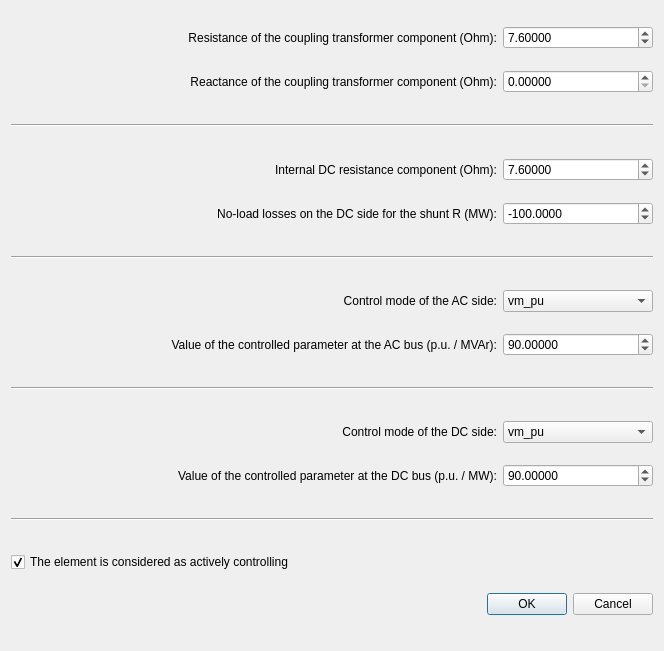
<?xml version="1.0" encoding="UTF-8"?>
<ui version="4.0">
 <class>Dialog</class>
 <widget class="QDialog" name="Dialog">
  <property name="geometry">
   <rect>
    <x>0</x>
    <y>0</y>
    <width>664</width>
    <height>651</height>
   </rect>
  </property>
  <property name="sizePolicy">
   <sizepolicy hsizetype="Preferred" vsizetype="Minimum">
    <horstretch>0</horstretch>
    <verstretch>0</verstretch>
   </sizepolicy>
  </property>
  <property name="minimumSize">
   <size>
    <width>664</width>
    <height>651</height>
   </size>
  </property>
  <property name="maximumSize">
   <size>
    <width>664</width>
    <height>651</height>
   </size>
  </property>
  <property name="windowTitle">
   <string>Dialog</string>
  </property>
  <layout class="QVBoxLayout" name="verticalLayout">
   <item>
    <layout class="QHBoxLayout" name="horizontalLayout_5">
     <item>
      <spacer name="horizontalSpacer_5">
       <property name="orientation">
        <enum>Qt::Orientation::Horizontal</enum>
       </property>
       <property name="sizeHint" stdset="0">
        <size>
         <width>40</width>
         <height>20</height>
        </size>
       </property>
      </spacer>
     </item>
     <item>
      <widget class="QLabel" name="label_5">
       <property name="text">
        <string>Resistance of the coupling transformer component (Ohm):</string>
       </property>
       <property name="alignment">
        <set>Qt::AlignmentFlag::AlignRight|Qt::AlignmentFlag::AlignTrailing|Qt::AlignmentFlag::AlignVCenter</set>
       </property>
      </widget>
     </item>
     <item>
      <widget class="QDoubleSpinBox" name="r_ohm">
       <property name="minimumSize">
        <size>
         <width>150</width>
         <height>0</height>
        </size>
       </property>
       <property name="decimals">
        <number>5</number>
       </property>
       <property name="minimum">
        <double>0.000000000000000</double>
       </property>
       <property name="maximum">
        <double>10000.000000000000000</double>
       </property>
       <property name="singleStep">
        <double>1.000000000000000</double>
       </property>
       <property name="value">
        <double>7.600000000000000</double>
       </property>
      </widget>
     </item>
    </layout>
   </item>
   <item>
    <layout class="QHBoxLayout" name="horizontalLayout_4">
     <item>
      <spacer name="horizontalSpacer_2">
       <property name="orientation">
        <enum>Qt::Orientation::Horizontal</enum>
       </property>
       <property name="sizeHint" stdset="0">
        <size>
         <width>40</width>
         <height>20</height>
        </size>
       </property>
      </spacer>
     </item>
     <item>
      <widget class="QLabel" name="label_4">
       <property name="text">
        <string>Reactance of the coupling transformer component (Ohm):</string>
       </property>
       <property name="alignment">
        <set>Qt::AlignmentFlag::AlignRight|Qt::AlignmentFlag::AlignTrailing|Qt::AlignmentFlag::AlignVCenter</set>
       </property>
      </widget>
     </item>
     <item>
      <widget class="QDoubleSpinBox" name="x_ohm">
       <property name="minimumSize">
        <size>
         <width>150</width>
         <height>0</height>
        </size>
       </property>
       <property name="decimals">
        <number>5</number>
       </property>
       <property name="minimum">
        <double>0.000000000000000</double>
       </property>
       <property name="maximum">
        <double>10000.000000000000000</double>
       </property>
       <property name="singleStep">
        <double>1.000000000000000</double>
       </property>
       <property name="value">
        <double>0.000000000000000</double>
       </property>
      </widget>
     </item>
    </layout>
   </item>
   <item>
    <spacer name="verticalSpacer_2">
     <property name="orientation">
      <enum>Qt::Orientation::Vertical</enum>
     </property>
     <property name="sizeType">
      <enum>QSizePolicy::Policy::Fixed</enum>
     </property>
     <property name="sizeHint" stdset="0">
      <size>
       <width>20</width>
       <height>10</height>
      </size>
     </property>
    </spacer>
   </item>
   <item>
    <widget class="Line" name="line">
     <property name="orientation">
      <enum>Qt::Orientation::Horizontal</enum>
     </property>
    </widget>
   </item>
   <item>
    <spacer name="verticalSpacer_3">
     <property name="orientation">
      <enum>Qt::Orientation::Vertical</enum>
     </property>
     <property name="sizeType">
      <enum>QSizePolicy::Policy::Fixed</enum>
     </property>
     <property name="sizeHint" stdset="0">
      <size>
       <width>20</width>
       <height>10</height>
      </size>
     </property>
    </spacer>
   </item>
   <item>
    <layout class="QHBoxLayout" name="horizontalLayout_9">
     <item>
      <spacer name="horizontalSpacer_8">
       <property name="orientation">
        <enum>Qt::Orientation::Horizontal</enum>
       </property>
       <property name="sizeHint" stdset="0">
        <size>
         <width>40</width>
         <height>20</height>
        </size>
       </property>
      </spacer>
     </item>
     <item>
      <widget class="QLabel" name="label_9">
       <property name="text">
        <string>Internal DC resistance component (Ohm):</string>
       </property>
       <property name="alignment">
        <set>Qt::AlignmentFlag::AlignRight|Qt::AlignmentFlag::AlignTrailing|Qt::AlignmentFlag::AlignVCenter</set>
       </property>
      </widget>
     </item>
     <item>
      <widget class="QDoubleSpinBox" name="r_dc_ohm">
       <property name="minimumSize">
        <size>
         <width>150</width>
         <height>0</height>
        </size>
       </property>
       <property name="decimals">
        <number>5</number>
       </property>
       <property name="minimum">
        <double>0.000000000000000</double>
       </property>
       <property name="maximum">
        <double>10000.000000000000000</double>
       </property>
       <property name="singleStep">
        <double>1.000000000000000</double>
       </property>
       <property name="value">
        <double>7.600000000000000</double>
       </property>
      </widget>
     </item>
    </layout>
   </item>
   <item>
    <layout class="QHBoxLayout" name="horizontalLayout_7">
     <item>
      <spacer name="horizontalSpacer_6">
       <property name="orientation">
        <enum>Qt::Orientation::Horizontal</enum>
       </property>
       <property name="sizeHint" stdset="0">
        <size>
         <width>40</width>
         <height>20</height>
        </size>
       </property>
      </spacer>
     </item>
     <item>
      <widget class="QLabel" name="label_7">
       <property name="text">
        <string>No-load losses on the DC side for the shunt R (MW):</string>
       </property>
       <property name="alignment">
        <set>Qt::AlignmentFlag::AlignRight|Qt::AlignmentFlag::AlignTrailing|Qt::AlignmentFlag::AlignVCenter</set>
       </property>
      </widget>
     </item>
     <item>
      <widget class="QDoubleSpinBox" name="pl_dc_mw">
       <property name="minimumSize">
        <size>
         <width>150</width>
         <height>0</height>
        </size>
       </property>
       <property name="decimals">
        <number>4</number>
       </property>
       <property name="minimum">
        <double>-50000.000000000000000</double>
       </property>
       <property name="maximum">
        <double>50000.000000000000000</double>
       </property>
       <property name="singleStep">
        <double>10.000000000000000</double>
       </property>
       <property name="value">
        <double>-100.000000000000000</double>
       </property>
      </widget>
     </item>
    </layout>
   </item>
   <item>
    <spacer name="verticalSpacer_4">
     <property name="orientation">
      <enum>Qt::Orientation::Vertical</enum>
     </property>
     <property name="sizeType">
      <enum>QSizePolicy::Policy::Fixed</enum>
     </property>
     <property name="sizeHint" stdset="0">
      <size>
       <width>20</width>
       <height>10</height>
      </size>
     </property>
    </spacer>
   </item>
   <item>
    <widget class="Line" name="line_2">
     <property name="orientation">
      <enum>Qt::Orientation::Horizontal</enum>
     </property>
    </widget>
   </item>
   <item>
    <spacer name="verticalSpacer_5">
     <property name="orientation">
      <enum>Qt::Orientation::Vertical</enum>
     </property>
     <property name="sizeType">
      <enum>QSizePolicy::Policy::Fixed</enum>
     </property>
     <property name="sizeHint" stdset="0">
      <size>
       <width>20</width>
       <height>10</height>
      </size>
     </property>
    </spacer>
   </item>
   <item>
    <layout class="QHBoxLayout" name="horizontalLayout_6">
     <item>
      <spacer name="horizontalSpacer_3">
       <property name="orientation">
        <enum>Qt::Orientation::Horizontal</enum>
       </property>
       <property name="sizeHint" stdset="0">
        <size>
         <width>40</width>
         <height>20</height>
        </size>
       </property>
      </spacer>
     </item>
     <item>
      <widget class="QLabel" name="label_6">
       <property name="toolTip">
        <string>&lt;html&gt;&lt;head/&gt;&lt;body&gt;&lt;p&gt;&lt;span style=&quot; font-family:'Lato','proxima-nova','Helvetica Neue','Arial','sans-serif'; font-size:16px; color:#404040; background-color:#fcfcfc;&quot;&gt;Used if the device is not controllable, otherwise it is the starting point in the power flow calculation.&lt;/span&gt;&lt;/p&gt;&lt;/body&gt;&lt;/html&gt;</string>
       </property>
       <property name="text">
        <string>Control mode of the AC side:</string>
       </property>
       <property name="alignment">
        <set>Qt::AlignmentFlag::AlignRight|Qt::AlignmentFlag::AlignTrailing|Qt::AlignmentFlag::AlignVCenter</set>
       </property>
      </widget>
     </item>
     <item>
      <widget class="QComboBox" name="control_mode_ac">
       <property name="minimumSize">
        <size>
         <width>150</width>
         <height>0</height>
        </size>
       </property>
       <item>
        <property name="text">
         <string>vm_pu</string>
        </property>
       </item>
       <item>
        <property name="text">
         <string>q_mvar</string>
        </property>
       </item>
       <item>
        <property name="text">
         <string>slack</string>
        </property>
       </item>
      </widget>
     </item>
    </layout>
   </item>
   <item>
    <layout class="QHBoxLayout" name="horizontalLayout">
     <item>
      <spacer name="horizontalSpacer">
       <property name="orientation">
        <enum>Qt::Orientation::Horizontal</enum>
       </property>
       <property name="sizeHint" stdset="0">
        <size>
         <width>40</width>
         <height>20</height>
        </size>
       </property>
      </spacer>
     </item>
     <item>
      <widget class="QLabel" name="label">
       <property name="text">
        <string>Value of the controlled parameter at the AC bus (p.u. / MVAr):</string>
       </property>
       <property name="alignment">
        <set>Qt::AlignmentFlag::AlignRight|Qt::AlignmentFlag::AlignTrailing|Qt::AlignmentFlag::AlignVCenter</set>
       </property>
      </widget>
     </item>
     <item>
      <widget class="QDoubleSpinBox" name="control_value_ac">
       <property name="minimumSize">
        <size>
         <width>150</width>
         <height>0</height>
        </size>
       </property>
       <property name="decimals">
        <number>5</number>
       </property>
       <property name="minimum">
        <double>-10000.000000000000000</double>
       </property>
       <property name="maximum">
        <double>10000.000000000000000</double>
       </property>
       <property name="singleStep">
        <double>0.001000000000000</double>
       </property>
       <property name="value">
        <double>90.000000000000000</double>
       </property>
      </widget>
     </item>
    </layout>
   </item>
   <item>
    <spacer name="verticalSpacer_7">
     <property name="orientation">
      <enum>Qt::Orientation::Vertical</enum>
     </property>
     <property name="sizeType">
      <enum>QSizePolicy::Policy::Fixed</enum>
     </property>
     <property name="sizeHint" stdset="0">
      <size>
       <width>20</width>
       <height>10</height>
      </size>
     </property>
    </spacer>
   </item>
   <item>
    <widget class="Line" name="line_3">
     <property name="orientation">
      <enum>Qt::Orientation::Horizontal</enum>
     </property>
    </widget>
   </item>
   <item>
    <spacer name="verticalSpacer_6">
     <property name="orientation">
      <enum>Qt::Orientation::Vertical</enum>
     </property>
     <property name="sizeType">
      <enum>QSizePolicy::Policy::Fixed</enum>
     </property>
     <property name="sizeHint" stdset="0">
      <size>
       <width>20</width>
       <height>10</height>
      </size>
     </property>
    </spacer>
   </item>
   <item>
    <layout class="QHBoxLayout" name="horizontalLayout_8">
     <item>
      <spacer name="horizontalSpacer_7">
       <property name="orientation">
        <enum>Qt::Orientation::Horizontal</enum>
       </property>
       <property name="sizeHint" stdset="0">
        <size>
         <width>40</width>
         <height>20</height>
        </size>
       </property>
      </spacer>
     </item>
     <item>
      <widget class="QLabel" name="label_8">
       <property name="toolTip">
        <string>&lt;html&gt;&lt;head/&gt;&lt;body&gt;&lt;p&gt;&lt;span style=&quot; font-family:'Lato','proxima-nova','Helvetica Neue','Arial','sans-serif'; font-size:16px; color:#404040; background-color:#fcfcfc;&quot;&gt;Used if the device is not controllable, otherwise it is the starting point in the power flow calculation.&lt;/span&gt;&lt;/p&gt;&lt;/body&gt;&lt;/html&gt;</string>
       </property>
       <property name="text">
        <string>Control mode of the DC side:</string>
       </property>
       <property name="alignment">
        <set>Qt::AlignmentFlag::AlignRight|Qt::AlignmentFlag::AlignTrailing|Qt::AlignmentFlag::AlignVCenter</set>
       </property>
      </widget>
     </item>
     <item>
      <widget class="QComboBox" name="control_mode_dc">
       <property name="minimumSize">
        <size>
         <width>150</width>
         <height>0</height>
        </size>
       </property>
       <item>
        <property name="text">
         <string>vm_pu</string>
        </property>
       </item>
       <item>
        <property name="text">
         <string>p_mw</string>
        </property>
       </item>
      </widget>
     </item>
    </layout>
   </item>
   <item>
    <layout class="QHBoxLayout" name="horizontalLayout_2">
     <item>
      <spacer name="horizontalSpacer_4">
       <property name="orientation">
        <enum>Qt::Orientation::Horizontal</enum>
       </property>
       <property name="sizeHint" stdset="0">
        <size>
         <width>40</width>
         <height>20</height>
        </size>
       </property>
      </spacer>
     </item>
     <item>
      <widget class="QLabel" name="label_2">
       <property name="text">
        <string>Value of the controlled parameter at the DC bus (p.u. / MW):</string>
       </property>
       <property name="alignment">
        <set>Qt::AlignmentFlag::AlignRight|Qt::AlignmentFlag::AlignTrailing|Qt::AlignmentFlag::AlignVCenter</set>
       </property>
      </widget>
     </item>
     <item>
      <widget class="QDoubleSpinBox" name="control_value_dc">
       <property name="minimumSize">
        <size>
         <width>150</width>
         <height>0</height>
        </size>
       </property>
       <property name="decimals">
        <number>5</number>
       </property>
       <property name="minimum">
        <double>-10000.000000000000000</double>
       </property>
       <property name="maximum">
        <double>10000.000000000000000</double>
       </property>
       <property name="singleStep">
        <double>0.001000000000000</double>
       </property>
       <property name="value">
        <double>90.000000000000000</double>
       </property>
      </widget>
     </item>
    </layout>
   </item>
   <item>
    <spacer name="verticalSpacer_9">
     <property name="orientation">
      <enum>Qt::Orientation::Vertical</enum>
     </property>
     <property name="sizeType">
      <enum>QSizePolicy::Policy::Fixed</enum>
     </property>
     <property name="sizeHint" stdset="0">
      <size>
       <width>20</width>
       <height>10</height>
      </size>
     </property>
    </spacer>
   </item>
   <item>
    <widget class="Line" name="line_4">
     <property name="orientation">
      <enum>Qt::Orientation::Horizontal</enum>
     </property>
    </widget>
   </item>
   <item>
    <spacer name="verticalSpacer_8">
     <property name="orientation">
      <enum>Qt::Orientation::Vertical</enum>
     </property>
     <property name="sizeType">
      <enum>QSizePolicy::Policy::Fixed</enum>
     </property>
     <property name="sizeHint" stdset="0">
      <size>
       <width>20</width>
       <height>10</height>
      </size>
     </property>
    </spacer>
   </item>
   <item>
    <widget class="QCheckBox" name="controllable">
     <property name="sizeIncrement">
      <size>
       <width>2</width>
       <height>0</height>
      </size>
     </property>
     <property name="text">
      <string>The element is considered as actively controlling</string>
     </property>
     <property name="checked">
      <bool>true</bool>
     </property>
    </widget>
   </item>
   <item>
    <widget class="QDialogButtonBox" name="buttonBox">
     <property name="orientation">
      <enum>Qt::Orientation::Horizontal</enum>
     </property>
     <property name="standardButtons">
      <set>QDialogButtonBox::StandardButton::Cancel|QDialogButtonBox::StandardButton::Ok</set>
     </property>
    </widget>
   </item>
  </layout>
 </widget>
 <resources/>
 <connections>
  <connection>
   <sender>buttonBox</sender>
   <signal>accepted()</signal>
   <receiver>Dialog</receiver>
   <slot>accept()</slot>
   <hints>
    <hint type="sourcelabel">
     <x>272</x>
     <y>579</y>
    </hint>
    <hint type="destinationlabel">
     <x>157</x>
     <y>274</y>
    </hint>
   </hints>
  </connection>
  <connection>
   <sender>buttonBox</sender>
   <signal>rejected()</signal>
   <receiver>Dialog</receiver>
   <slot>reject()</slot>
   <hints>
    <hint type="sourcelabel">
     <x>340</x>
     <y>579</y>
    </hint>
    <hint type="destinationlabel">
     <x>286</x>
     <y>274</y>
    </hint>
   </hints>
  </connection>
 </connections>
</ui>
